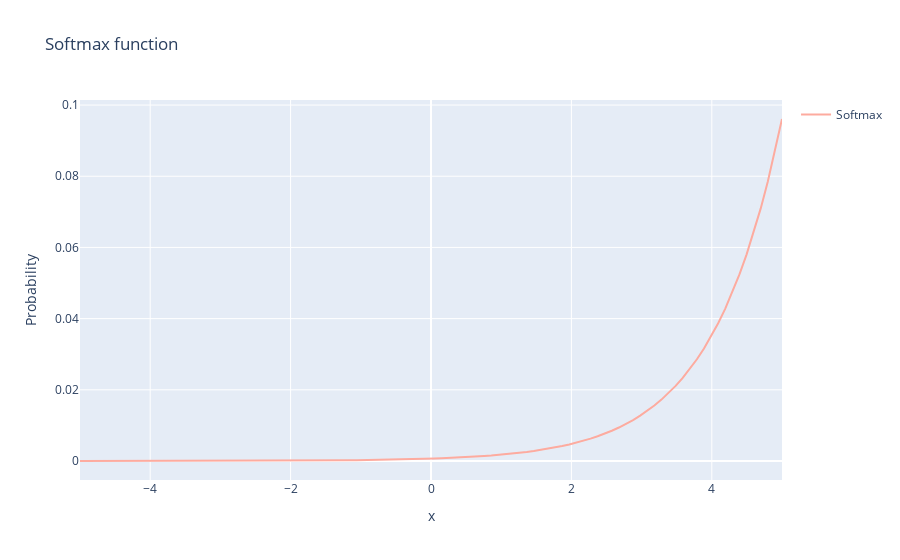

Notebook source saved alongside this figure:
### Markdown cell above
## SoftMax

Before exploring the ins and outs of the Softmax activation function, we should focus on its building block: the sigmoid/logistic activation function that works on calculating probability values. 

The output of the sigmoid function was in the range of 0 to 1, which can be thought of as probability. 

````{admonition} Question
:class: important
Let’s suppose we have five output values of 0.8, 0.9, 0.7, 0.8, and 0.6, respectively. How can we move forward with it?

```{admonition} Answer
:class: hint, dropdown
We can’t.

The above values don’t make sense as the sum of all the classes/output probabilities should be equal to 1
```
````

The Softmax function is described as a combination of multiple sigmoids. It calculates the relative probabilities. Similar to the sigmoid/logistic activation function, the SoftMax function returns the probability of each class. 

```{math}
\text{Softmax}(x_i) = \frac{e^{x_i}}{\sum_{j} e^{x_j}}
```

```{note}
SoftMax is most commonly used as an activation function for the last layer of the neural network in the case of multi-class classification. 
```

````{admonition} Simple example how SoftMax works
:class: dropdown
Assume that you have three classes, meaning that there would be three neurons in the output layer. Now, suppose that your output from the neurons is [1.8, 0.9, 0.68].

Applying the softmax function over these values to give a probabilistic view will result in the following outcome: [0.58, 0.23, 0.19]. 

The function returns 1 for the largest probability index while it returns 0 for the other two array indexes. So the output would be the class corresponding to the 1st neuron(index 0) out of three.
````

### Code cell
import numpy as np
import plotly.graph_objects as go

def softmax(x):
    exp_values = np.exp(x - np.max(x, axis=-1, keepdims=True))
    return exp_values / np.sum(exp_values, axis=-1, keepdims=True)

x = np.linspace(-5, 5, 100)
softmax_values = softmax(x)
fig = go.Figure()
fig.add_trace(go.Scatter(x=x, y=softmax_values, mode='lines', name='Softmax', line=dict(color='#FDAB9F')))

fig.update_layout(
    title='Softmax function',
    xaxis=dict(title='x'),
    yaxis=dict(title='Probability'),
    showlegend=True
)

fig.show()

### Figure 1 — Plotly figure (JSON) as saved in the notebook; plotly's stock layout.template omitted (floating-point values rounded to 4 significant figures)
{"data": [{"line": {"color": "#FDAB9F"}, "mode": "lines", "name": "Softmax", "type": "scatter", "x": [-5, -4.899, -4.798, -4.697, -4.596, -4.495, -4.394, -4.293, -4.192, -4.091, -3.99, -3.889, -3.788, -3.687, -3.586, -3.485, -3.384, -3.283, -3.182, -3.081, -2.98, -2.879, -2.778, -2.677, -2.576, -2.475, -2.374, -2.273, -2.172, -2.071, -1.97, -1.869, -1.768, -1.667, -1.566, -1.465, -1.364, -1.263, -1.162, -1.061, -0.9596, -0.8586, -0.7576, -0.6566, -0.5556, -0.4545, -0.3535, -0.2525, -0.1515, -0.05051, 0.05051, 0.1515, 0.2525, 0.3535, 0.4545, 0.5556, 0.6566, 0.7576, 0.8586, 0.9596, 1.061, 1.162, 1.263, 1.364, 1.465, 1.566, 1.667, 1.768, 1.869, 1.97, 2.071, 2.172, 2.273, 2.374, 2.475, 2.576, 2.677, 2.778, 2.879, 2.98, 3.081, 3.182, 3.283, 3.384, 3.485, 3.586, 3.687, 3.788, 3.889, 3.99, 4.091, 4.192, 4.293, 4.394, 4.495, 4.596, 4.697, 4.798, 4.899, 5], "y": [4.362e-06, 4.826e-06, 5.339e-06, 5.906e-06, 6.534e-06, 7.228e-06, 7.996e-06, 8.846e-06, 9.787e-06, 1.083e-05, 1.198e-05, 1.325e-05, 1.466e-05, 1.622e-05, 1.794e-05, 1.985e-05, 2.196e-05, 2.429e-05, 2.687e-05, 2.973e-05, 3.289e-05, 3.638e-05, 4.025e-05, 4.453e-05, 4.926e-05, 5.45e-05, 6.029e-05, 6.67e-05, 7.379e-05, 8.163e-05, 9.031e-05, 9.991e-05, 0.0001105, 0.0001223, 0.0001353, 0.0001496, 0.0001656, 0.0001832, 0.0002026, 0.0002242, 0.000248, 0.0002743, 0.0003035, 0.0003358, 0.0003714, 0.0004109, 0.0004546, 0.0005029, 0.0005564, 0.0006155, 0.0006809, 0.0007533, 0.0008334, 0.0009219, 0.00102, 0.001128, 0.001248, 0.001381, 0.001528, 0.00169, 0.00187, 0.002068, 0.002288, 0.002532, 0.002801, 0.003098, 0.003428, 0.003792, 0.004195, 0.004641, 0.005134, 0.00568, 0.006283, 0.006951, 0.00769, 0.008507, 0.009412, 0.01041, 0.01152, 0.01274, 0.0141, 0.0156, 0.01725, 0.01909, 0.02112, 0.02336, 0.02584, 0.02859, 0.03163, 0.03499, 0.03871, 0.04282, 0.04738, 0.05241, 0.05798, 0.06414, 0.07096, 0.0785, 0.08685, 0.09608]}], "layout": {"showlegend": true, "title": {"text": "Softmax function"}, "xaxis": {"title": {"text": "x"}}, "yaxis": {"title": {"text": "Probability"}}}}
